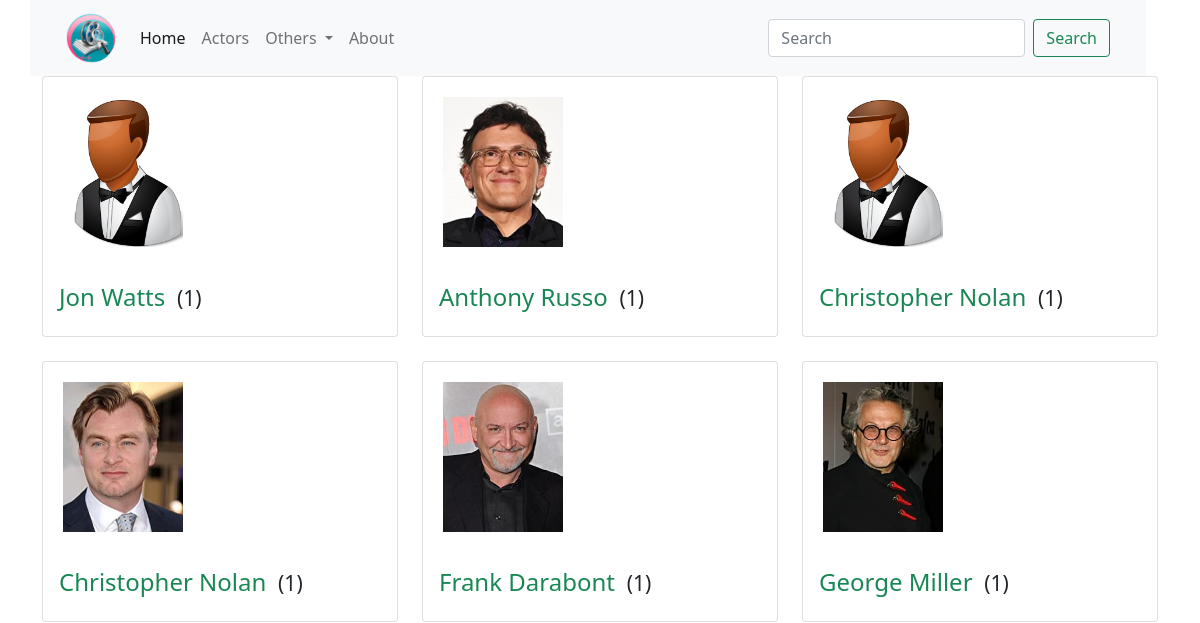
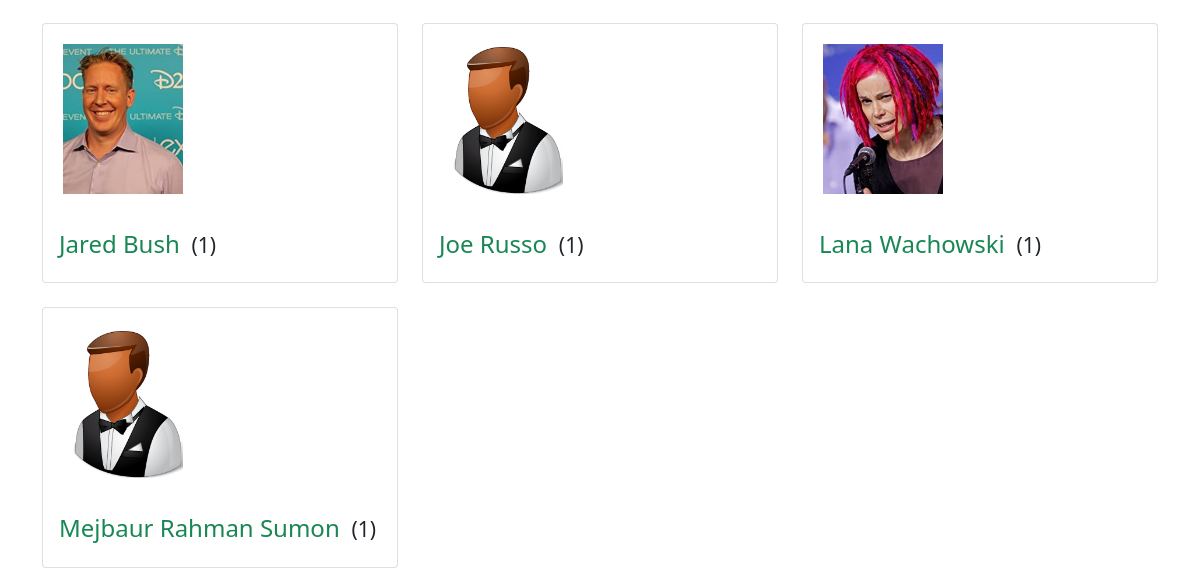
The page /directors.php on the database as committed earlier (2 pictures, top to bottom).
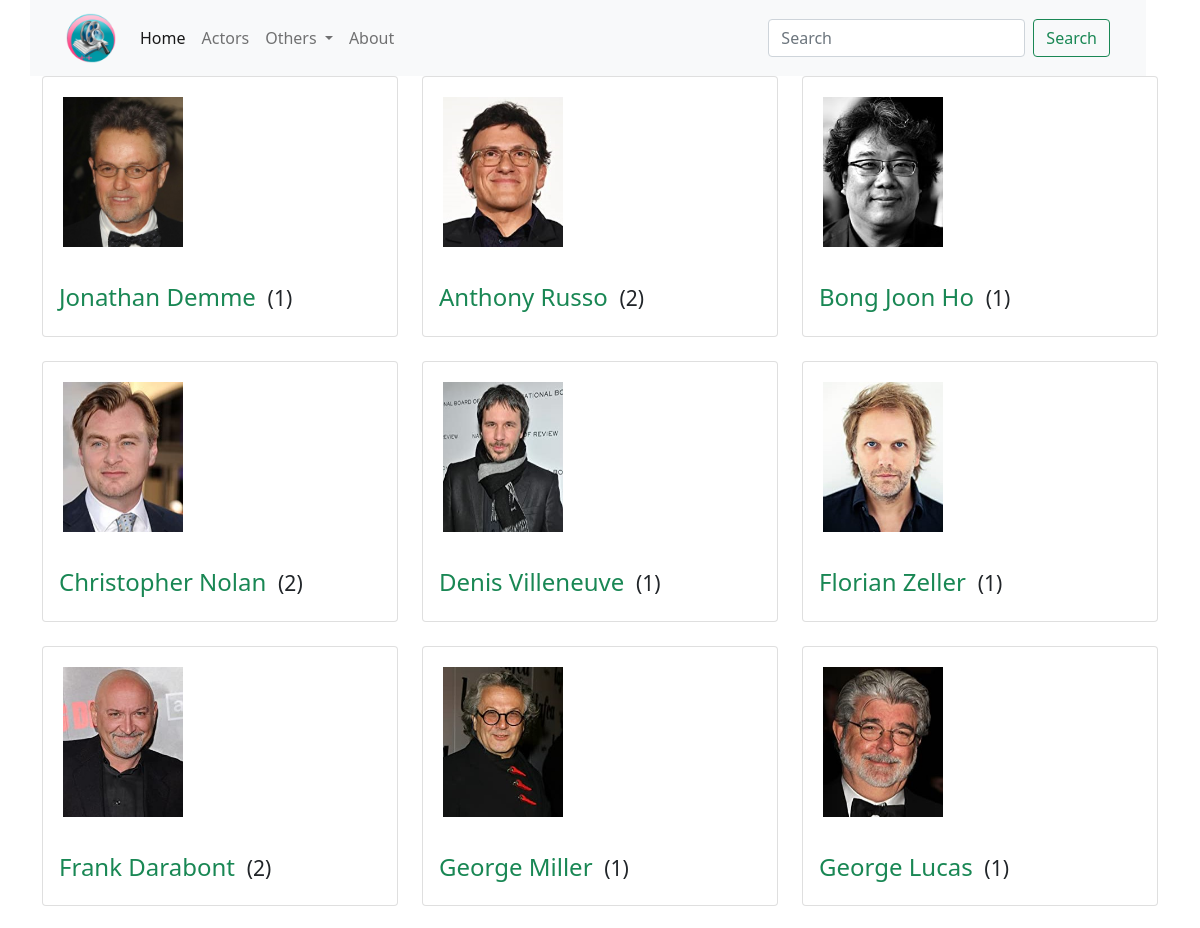
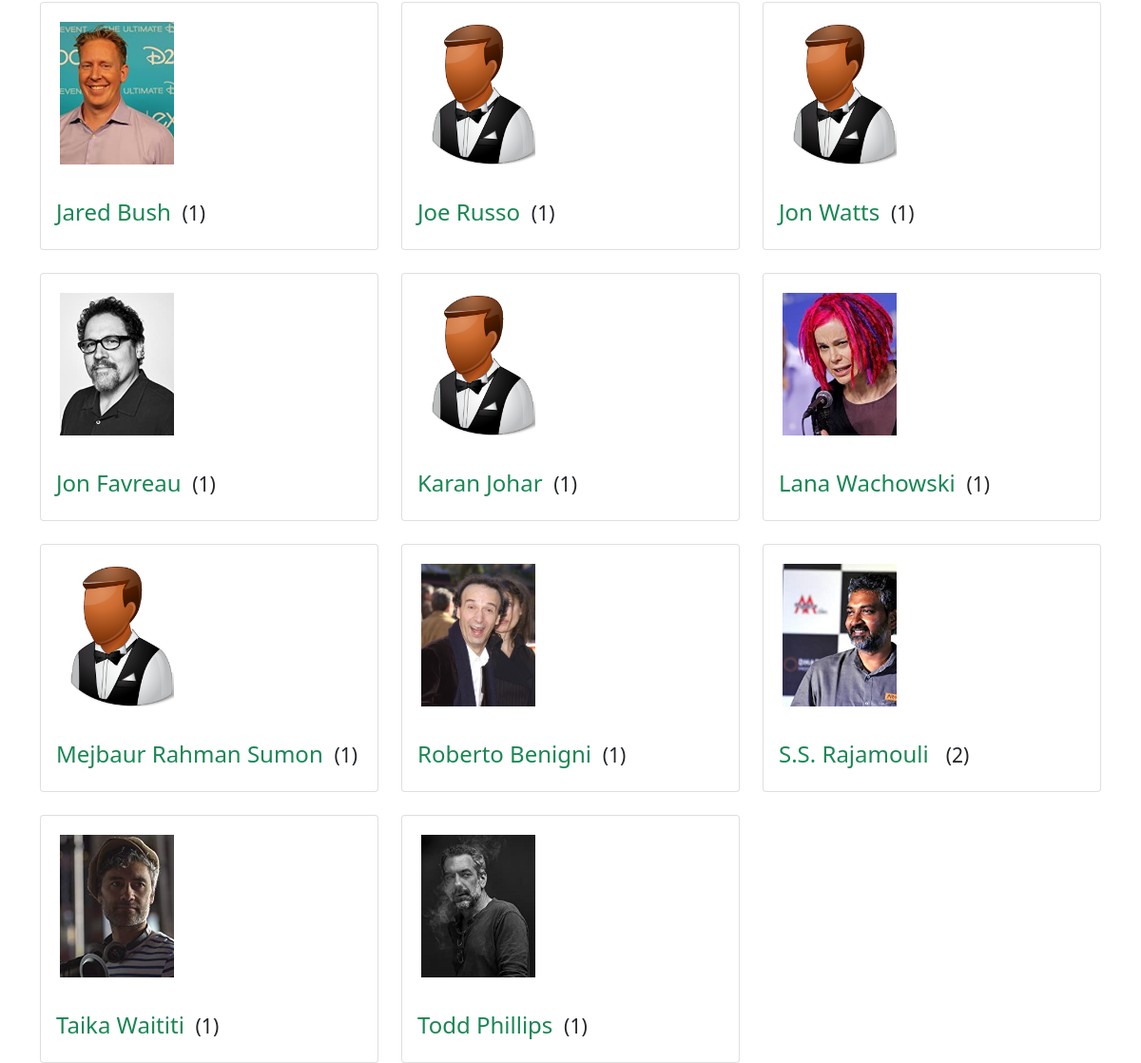
The same page on the database as committed later (2 pictures, top to bottom).
### tables this page shows
CREATE TABLE IF NOT EXISTS `director` (
  `director_id` int(11) NOT NULL AUTO_INCREMENT,
  `director_first_name` char(20) NOT NULL,
  `director_last_name` char(20) NOT NULL,
  PRIMARY KEY (`director_id`)
);

### directors.php (the view, shortened to what this page needs)
<?php
include 'head.php';
include 'dbcon.php';
?>
<?php
include 'header.php';
?>
<div class="row row-cols-1 row-cols-md-2 row-cols-lg-3 g-4">
    <?php
    $sql = "SELECT * FROM director ORDER BY director_first_name ASC";
    $result = mysqli_query($conn, $sql);
    if (mysqli_num_rows($result) > 0) {
        while ($row = mysqli_fetch_assoc($result)) {
            $dir_id = $row['director_id'];
    ?>
            <div class="col">
                <div class="card">
                    <?php
                    if (file_exists("images/director/$dir_id.jpg"))
                        $file_name = "$dir_id.jpg";
                    else
                        $file_name = "default_male.png";
                    ?>
                    <img class="actor" src="images/director/<?php echo $file_name; ?>" class="card-img-top" alt="...">
                    <div class="card-body">
                        <h4 class="card-title"><a class="link-success text-decoration-none" href="<?php echo 'director.php?director_id=' . $dir_id; ?>"><?php echo $row['director_first_name'] . " " . $row['director_last_name']; ?></a>&nbsp;</a><small>
                                <?php
                                $sql2 = "SELECT movie_id FROM movie_direction WHERE director_id = $dir_id";
                                $res2 = mysqli_query($conn, $sql2);
                                echo "(";
                                echo mysqli_num_rows($res2);
                                echo ")";
                                ?>
                            </small></h4>
                    </div>
                </div>
            </div>
    <?php
        }
    }
    ?>
</div>
<?php
include 'foot.php';
?>

### head.php (shortened to what this page needs)
<!DOCTYPE html>
<html lang="en">
<head>
    <link rel="stylesheet" href="libs/css/bootstrap.min.css" />
    <link rel="stylesheet" href="mystyles.css" />
    <link rel="stylesheet" href="libs/fonts/fontawesome/css/all.css" />
</head>
<body class="container">

### header.php (shortened to what this page needs)
<header class="row col-12">
    <nav class="navbar navbar-expand-lg bg-light navbar-light">
        <div class="container-fluid">
            <a class="navbar-brand" href="index.php"><img src="images/icon.ico" alt="" srcset=""></a>
            <div class="collapse navbar-collapse" id="navbarSupportedContent">
                <ul class="navbar-nav me-auto mb-2 mb-lg-0">
                    <li class="nav-item">
                        <a class="nav-link active" aria-current="page" href="index.php">Home</a>
                    </li>
                    <li class="nav-item">
                        <a class="nav-link" href="actors.php">Actors</a>
                    </li>
                    <li class="nav-item dropdown">
                        <a class="nav-link dropdown-toggle" href="#" role="button" data-bs-toggle="dropdown" aria-expanded="false">
                            Others
                        </a>
                    </li>
                    <li class="nav-item">
                        <a class="nav-link" href="about.php">About</a>
                    </li>
                </ul>
                <form class="d-flex" role="search">
                    <input class="form-control me-2" type="search" placeholder="Search" aria-label="Search">
                    <button class="btn btn-outline-success" type="submit">Search</button>
                </form>
            </div>
        </div>
    </nav>
</header>

### foot.php (shortened to what this page needs)
</body>
</html>

### mystyles.css (style rules this page uses)
.navbar-brand img { height: 50px; width: 50px; }
.actor { height: 150px; width: 120px; margin: 20px; }

Rows that differ between the two databases and show on the page:
removed director: director_first_name "Christopher", director_last_name "Nolan", mysqli_num_rows($res2) "1"
added director: shows a picture, director_first_name "Jonathan", director_last_name "Demme", mysqli_num_rows($res2) "1"
computed for director "Anthony": mysqli_num_rows($res2) "1" → "2"
added director: shows a picture, director_first_name "Bong", director_last_name "Joon Ho", mysqli_num_rows($res2) "1"
computed for director "Christopher": mysqli_num_rows($res2) "1" → "2"
added director: shows a picture, director_first_name "Denis", director_last_name "Villeneuve", mysqli_num_rows($res2) "1"
added director: shows a picture, director_first_name "Florian", director_last_name "Zeller", mysqli_num_rows($res2) "1"
computed for director "Frank": mysqli_num_rows($res2) "1" → "2"
added director: shows a picture, director_first_name "George", director_last_name "Lucas", mysqli_num_rows($res2) "1"
changed director "Watts": moves down the list
added director: shows a picture, director_first_name "Jon", director_last_name "Favreau", mysqli_num_rows($res2) "1"
added director: director_first_name "Karan", director_last_name "Johar", mysqli_num_rows($res2) "1"
added director: shows a picture, director_first_name "Roberto", director_last_name "Benigni", mysqli_num_rows($res2) "1"
added director: shows a picture, director_first_name "S.S. Rajamouli", mysqli_num_rows($res2) "2"
added director: shows a picture, director_first_name "Taika", director_last_name "Waititi", mysqli_num_rows($res2) "1"
added director: shows a picture, director_first_name "Todd", director_last_name "Phillips", mysqli_num_rows($res2) "1"
